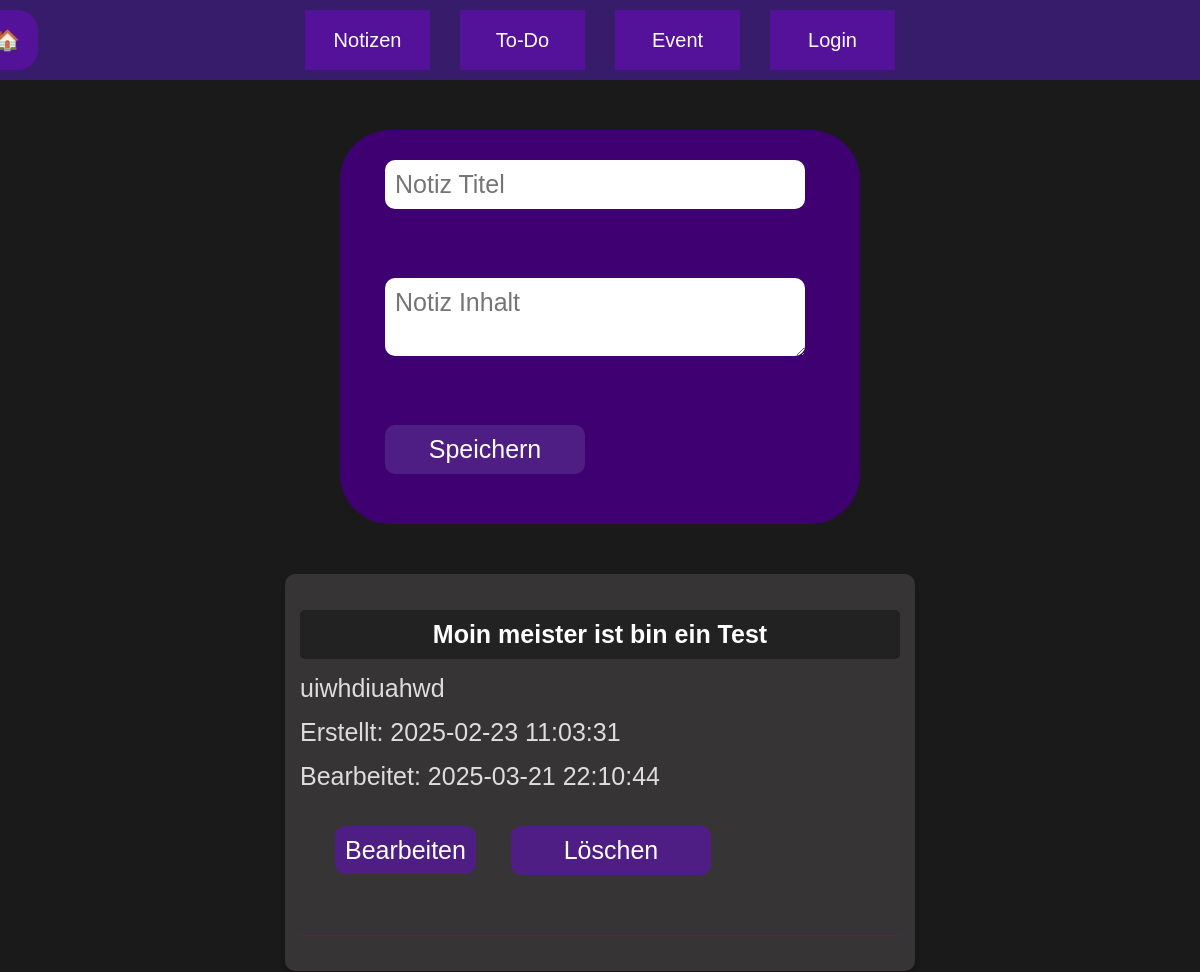
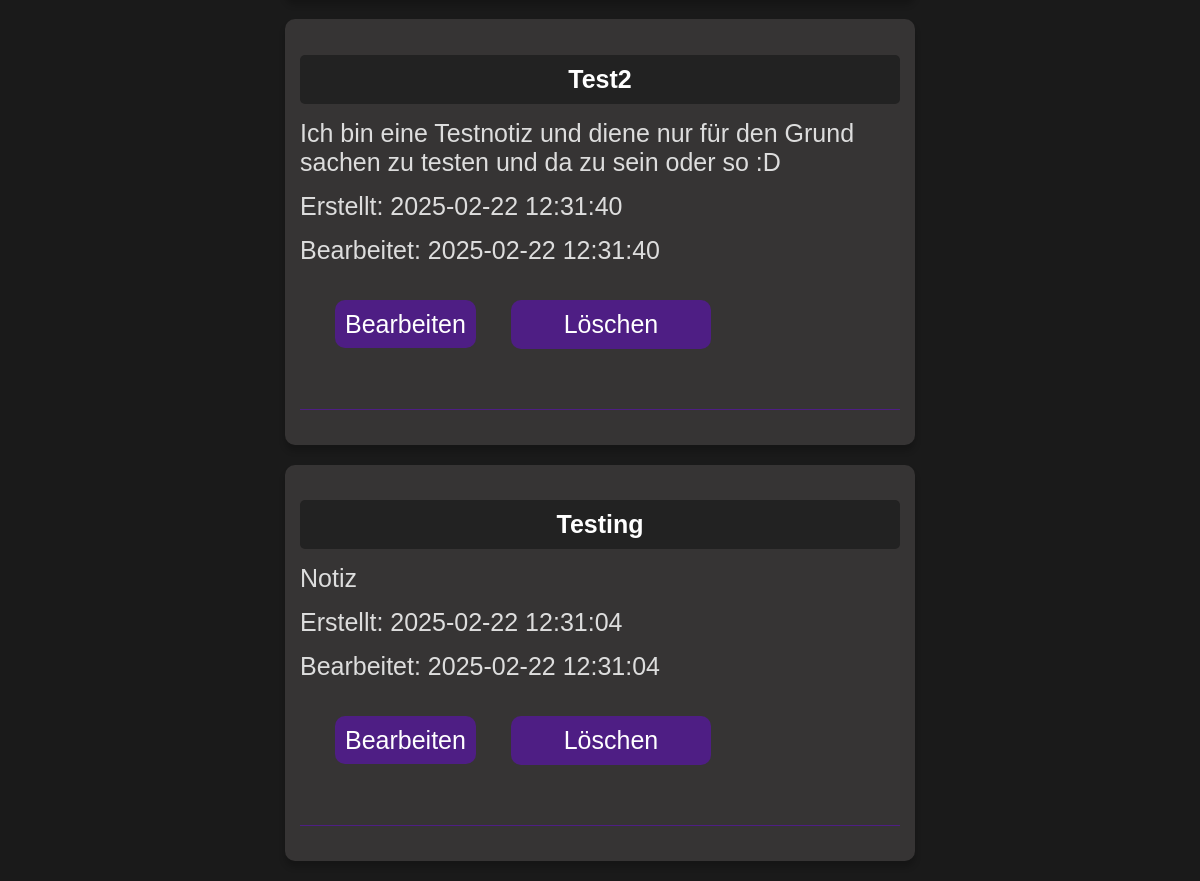
/notes/notizen.php (signed in), run on the app's committed database (2 pictures, top to bottom).
### tables this page shows
CREATE TABLE "notizen" (
	"userid"	INTEGER NOT NULL,
	"notizid"	INTEGER NOT NULL UNIQUE,
	"notiz_name"	TEXT NOT NULL,
	"notiz_inhalt"	TEXT NOT NULL,
	"notiz_erstellt"	TEXT NOT NULL,
	"notiz_bearbeitet"	TEXT NOT NULL,
	"notiz_status"	TEXT NOT NULL,
	PRIMARY KEY("notizid" AUTOINCREMENT)
);

### notes/notizen.php (the view, shortened to what this page needs)
<?php
try {
    $db = new PDO('sqlite:' . __DIR__ . '/../database/projektdatenbank.db');
    $db->setAttribute(PDO::ATTR_ERRMODE, PDO::ERRMODE_EXCEPTION);
} catch (PDOException $e) {
    die("Datenbankverbindung fehlgeschlagen: " . $e->getMessage());
}
$userid = $_SESSION['sesid'];
try {
    $statementanzeige = $db->prepare("SELECT * FROM notizen
                                WHERE userid = :userid AND notiz_status = 1
                                ORDER BY notiz_bearbeitet DESC");
    $statementanzeige->bindParam(':userid', $userid);
    $statementanzeige->execute();
    $notizen = $statementanzeige->fetchAll(PDO::FETCH_ASSOC);
} catch (PDOException $e) {
    die("Fehler beim Abrufen der Notizen: " . $e->getMessage());
}
?>
<!DOCTYPE html>
<html lang="de">
<head>
    <link rel="stylesheet" href="../nav.css">
    <link rel="stylesheet" href="notizen.css">
</head>
<body>
    <nav>
        <a class="homebutton" href="../index.html">🏠</a>
        <a href="notizen.php">Notizen</a>
        <a href="../todo/todo.php">To-Do</a>
        <a href="../event/event.php">Event</a>
        <a href="../user/login.php">Login</a>
    </nav>
    <div id="notizForm">
        <form action="" method="post" name="notizen-form">
            <input type="text" name="notiz_name" placeholder="Notiz Titel">
            <br>
            <textarea name="notiz_inhalt" placeholder="Notiz Inhalt"></textarea>
            <br>
            <button type="submit" name="neue_notiz">Speichern</button>
        </form>
    </div>
    <div class="note-container">
    <?php
    foreach ($notizen as $notiz) {
        echo '<div class="note-feld">';
        echo "<h2>" . $notiz['notiz_name'] . "</h2>";
        echo "<p>" . $notiz['notiz_inhalt'] . "</p>";
        echo "<p>Erstellt: " .$notiz['notiz_erstellt'] . "</p>";
        echo "<p>Bearbeitet: " .$notiz['notiz_bearbeitet'] . "</p>";
        echo "<a class='bearbeiten' href='notizen.edit.php?notizid=" .$notiz['notizid'] . "'>Bearbeiten</a>";
        echo "<form action='' method='post' style='display:inline;'>";
        echo "<button type='submit' name='loeschen'>Löschen</button>";
        echo "</form>";
        echo "<hr>";
        echo "</div>";
    }
    ?>
    </div>
</body>
</html>

### nav.css (style rules this page uses)
body { font-family: Helvetica; margin-top: 0px; margin-right: 0px; margin-left: 0px; }
nav { background-color: #361c6a; width: 100%; height: 80px; justify-content: center; display: flex; }
.homebutton { position: absolute; display: inline-block; background-color: #54119a; width: 60px; height: 60px; color: white; text-align: center; text-decoration: none; line-height: 60px; margin-right: 1200px; margin-top: 10px; border-radius: 20px; }
nav a { display: inline-block; background-color: #54119a; width: 125px; height: 60px; font-size: 20px; color: white; text-align: center; text-decoration: none; line-height: 60px; margin-top: 10px; margin-left: 15px; margin-right: 15px; }

### notes/notizen.css (style rules this page uses)
* { font-family: Helvetica; font-size: 25px; color: white; }
body { background-color: #1a1a1a; margin: 0; padding: 0; }
button { padding: 10px; background-color: #4E1E84; border-radius: 10px; border: none; margin-top: 20px; margin-bottom: 40px; margin-left: 35px; width: 200px; }
#notizForm { background-color: #3f0072; border-radius: 50px; margin: 50px auto; padding: 10px; width: 500px; }
input, textarea { display: block; margin: 20px 35px; width: 400px; border-radius: 10px; border: none; padding: 10px; color: black; }
.note-container { display: flex; flex-wrap: wrap; gap: 20px; justify-content: center; margin: 20px auto; }
.note-feld { background-color: #363434; border-radius: 10px; padding: 15px; width: 90%; max-width: 600px; box-shadow: 0 6px 6px rgba(0,0,0,0.2); }
.note-feld h2 { background-color: #222; color: white; text-align: center; padding: 10px; border-radius: 5px; margin-bottom: 15px; font-weight: bold; }
.note-feld p { color: #ddd; margin: 0 0 15px 0; }
.note-feld hr { border: 0; border-top: 1px solid #4E1E84; margin: 20px 0; }
.bearbeiten { padding: 10px; background-color: #4E1E84; border-radius: 10px; border: none; margin-top: 20px; margin-bottom: 40px; margin-left: 35px; width: 420px; text-decoration: none; }

### data on the page
notizen: notiz_name "Moin meister ist bin ein Test", notiz_inhalt "uiwhdiuahwd", notiz_erstellt "2025-02-23 11:03:31", notiz_bearbeitet "2025-03-21 22:10:44"
notizen: notiz_name "Test2", notiz_inhalt "Ich bin eine Testnotiz und diene nur für den Grund sachen zu testen und da zu sein oder so :D", notiz_erstellt "2025-02-22 12:31:40", notiz_bearbeitet "2025-02-22 12:31:40"
notizen: notiz_name "Testing", notiz_inhalt "Notiz", notiz_erstellt "2025-02-22 12:31:04", notiz_bearbeitet "2025-02-22 12:31:04"
